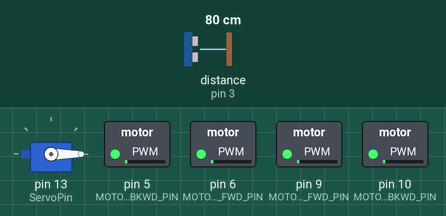
Recording of a sketch running on a simulated Arduino Leonardo, built with avr-gcc and run on an emulated ATmega32U4. On the bench: servo, switched loads named in the sketch (green lamp = pin HIGH). Wiring (inferred from the names in the program): ultrasonic range finder: trigger pin 3; echo pin 3. The inputs (shaded band) are chosen by the test bench; at power-on: distance to the obstacle (sensor on pin 3) 80 cm. The echo pulse lasts 58.3 µs per cm.

Above: at 2.5 s.
2.6 s: distance to the obstacle (sensor on pin 3) set to 2 cm
At 3.3 s:
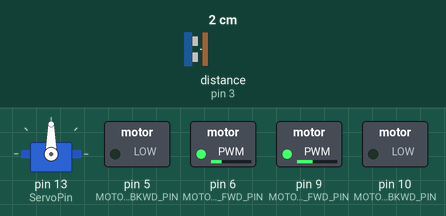
5.6 s: distance to the obstacle (sensor on pin 3) set to 35 cm
At 6.12 s:
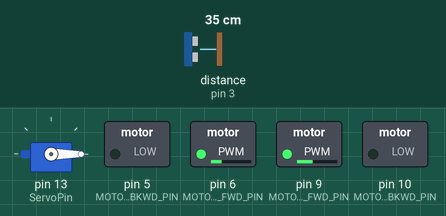
8.6 s: distance to the obstacle (sensor on pin 3) set to 4 cm
At 9.77 s:
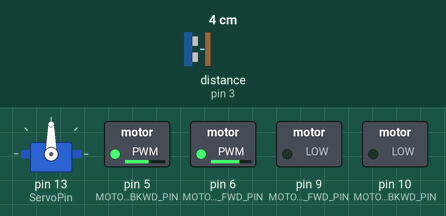
11.6 s: distance to the obstacle (sensor on pin 3) set to 18 cm
14.6 s: distance to the obstacle (sensor on pin 3) set to 9 cm
Timing chart, 0 to 18.6 s (numbered marks = the images above; inputs shaded):
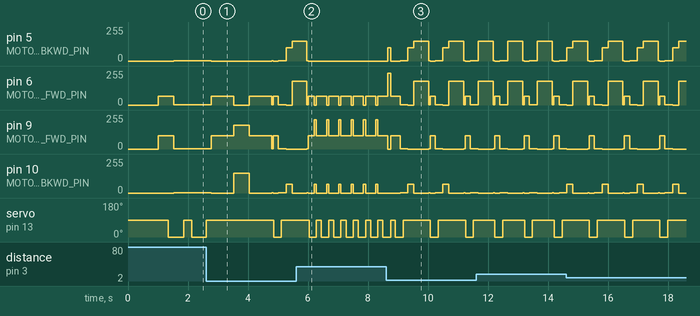

Measured:
- after the input at 5.6 s, pin 5 (MOTOR_LEFT_BKWD_PIN): goes on until 6.0 s, then stays 0/255; servo on pin 13 (ServoPin): alternates 90° for 0.17 s and 0° for 0.24 s, starting after 0.85 s
- after the input at 8.6 s, pin 5 (MOTOR_LEFT_BKWD_PIN): 0/255 → 98/255 after 0.06 s, → 0/255 0.10 s later, → 1/255 0.32 s later, → 98/255 0.26 s later, … (13 changes in this stretch)
- by itself, pin 6 (MOTOR_RIGHT_FWD_PIN): repeats every 1.2 s: 180/255 0.50 s, 1/255 0.05 s, 67/255 0.17 s, 1/255 0.26 s, 0/255 0.20 s
- by itself, pin 9 (MOTOR_LEFT_FWD_PIN): repeats every 1.2 s: 1/255 0.05 s, 98/255 0.17 s, 1/255 0.26 s, 0/255 0.70 s
- by itself, pin 10 (MOTOR_RIGHT_BKWD_PIN): repeats every 1.2 s: 0/255 0.50 s, 1/255 0.05 s, 0/255 0.17 s, 1/255 0.26 s, 67/255 0.20 s

The sketch:

NITRObot_maze_solver_2.ino
```cpp
/*
      NITRO Clubs EU - Network of IcT Robo Clubs

 WEB site: https://www.nitroclubs.eu
 GitHub repositories: https://github.com/nitroclubs?tab=repositories

          NITRObot Maze solver Version 2.0
*/

///////////////////       IMPORTANT!    /////////////////////////////////////////////
/// In order to prolong the Life of the 18650 Battery:
/// DO NOT DISCHAREGE NITRObot's BATTERIES LOWER THAN 3.2V, WHICH IS 6.4V MESURED BY THE NITRObot's VOLTMETER (2x3.2V)
/// NEVER!!! NEVER DISCHARGE A BATTERY BELOW 2.8V, WHICH IS 5.6V (2x2.8v) MEASURED BY THE NITRObot's VOLTMETER
///////////////////       IMPORTANT!    /////////////////////////////////////////////


// N O T E :
// The rangefinders work well to show the distance to objects from around
// 1 inch (2 cm) to around 9 feet away (3 meters), but they have trouble when
// they aren't approximately at a right angle to the object they are detecting.
// If the angle is too great (over about 15 degrees) not enough of the sound
// bounces back for it to get a reliable range.


// Robot parameters:
// NITRObot length is 25.0 cm.
// NITRObot width is  16.7 cm.

// Maze parameters:
// In order for the robot to be able to safely make an U turn,
// we will choose the maze width to be 3 times the robot width,
// which is equal to 50.1, we will approximate this value to 50 cm.

//====== INCLUDE ======
#include <Arduino.h>

#include <Servo.h> // Servo library

//====== DEFINE ======
#define MOTOR_LEFT_FWD_PIN 9    // PWMB
#define MOTOR_LEFT_BKWD_PIN 5   // DIRB  ---  Left
#define MOTOR_RIGHT_FWD_PIN 6   // PWMA
#define MOTOR_RIGHT_BKWD_PIN 10 // DIRA  ---  Right

//====== CONSTANTS ======
const int UltrasonicPin = 3;
const int ServoPin = 13;
const int LeftAvoidancePin = 12;
const int RightAvoidancePin = A5;
const int LeftLightPin = A3;
const int RightLightPin = A4;

// Servo parameters
const int FrontServoAngle = 90;
const int SideServoAngle = 0;         // to the right for Right hand wall folowing
const int servoTiming90degrees = 225; // It takes 150 ms for SG90 Micro servo to rotate 60 degrees, sot it will take 225 ms for 90 degree rotation.

//*****************************************************************

////////////////////////////////////////////////////////////////////
// SETINGS FOR NITRObot number one (values aquired by using the NITRObot Bluetooth callibration utility)
// Uncomment the settings for the NITRObot in use!
// Do not forget to comment the settings for the other NITRObot!
//////////////////////////////////////

// const int LeftSpeed = 100;  //да се подбере оптималната скорост на левия двигател
// const int RightSpeed = 100; //да се подбере оптималната скорост на десния двигател

// const int rightTimedTurnSpeedLeft = 150;  // Left side speed at which the 90 degree turn to be executed
// const int rightTimedTurnSpeedRight = 159; // Right side speed at which the 90 degree turn to be executed
// const int right90turnTiming = 505;     // Delay in ms for complete 90 degree turn to be executed at the given speed above
// const int right25turnTiming = 163;     //??? Delay in ms for complete 25 degree turn to be executed at the given speed above

// const int leftTimedTurnSpeedLeft = 150;  //?? Left side speed at which the 90 degree turn to be executed
// const int leftTimedTurnSpeedRight = 159; //?? Right side speed at which the 90 degree turn to be executed
// const int left90turnTiming = 550;     //?? Delay in ms for complete 90 degree turn to be executed at the given speed above
// const int left80turnTiming = 235;     // 230??250 Delay in ms for complete 80 degree turn to be executed at the given speed above

// const int forward20cmTiming = 700; //650;  // ????
// const int forward30cmTiming = 1100; //1000; // 900????

// const float FrontDistanceTreshold = 15;

// const int leadingWheelShallowTurnSpeed = 180;
// const int slightTurnSpeedCorrection = 200;
// const int sharpTurnSpeedCorrection = 220;
// const int leadingWheelAgresiveTurnSpeed = 255;

//////////// END SETTINGS FOR NITRObot number one //////////////////
////////////////////////////////////////////////////////////////////

//*****************************************************************

/////////////////////////////////////////////////////////////////////
// SETINGS FOR NITRObot number two (values aquired by using the NITRObot Bluetooth callibration utility)
// Uncomment the settings for the NITRObot in use!
// Do not forget to comment the settings for the other NITRObot!
//////////////////////////////////////

const int LeftSpeed = 67 + 31;
const int RightSpeed = 67;

const int rightTimedTurnSpeedLeft = 180;  // Left side speed at which the 90 degree turn to be executed
const int rightTimedTurnSpeedRight = 150; // Right side speed at which the 90 degree turn to be executed
const int right90turnTiming = 532;        // Delay in ms for complete 90 degree turn to be executed at the given speed above

const int leftTimedTurnSpeedLeft = 150;   // Left side speed at which the 90 degree turn to be executed
const int leftTimedTurnSpeedRight = 180;  // Right side speed at which the 90 degree turn to be executed
const int left90turnTiming = 496;         // Delay in ms for complete 90 degree turn to be executed at the given speed above

const int forward20cmTiming = 750;
const int forward30cmTiming = 900;

const float FrontDistanceTreshold = 30.0;
const float sideCorridorMinDistance = 43.0;

const int slightTurnSpeedCorrection = 120;
const int sharpTurnSpeedCorrection = 170;
int robotPosition;
float frontDistance, sideDistance, prevSideDistance;

bool caseUndefined = false;
bool evenPass = false;
int currentServoAngle = 90;

//////////// END SETTINGS FOR NITRObot number two //////////////////
////////////////////////////////////////////////////////////////////


//====== VARIABLES ======
int speedLeft = LeftSpeed;
int speedRight = RightSpeed;

//====== Instantiate (create) an instance of the Servo object (class), named servo
Servo servo;

//====== FORWARD FUNCTION DECLARATIONS ======
void moveForward();
void moveBackward();
void turnLeft();
void turnRight();
void turn90degreesLeft();
void turn90degreesRight();
void stopMoving();
float getDistance(int servoAngle); // Read the Ultasonic Sensor pointing at the given servo angle

//-----------------------------------------------

void setup()
{
  pinMode(ServoPin, OUTPUT);
  pinMode(MOTOR_LEFT_FWD_PIN, OUTPUT);
  pinMode(MOTOR_LEFT_BKWD_PIN, OUTPUT);
  pinMode(MOTOR_RIGHT_FWD_PIN, OUTPUT);
  pinMode(MOTOR_RIGHT_BKWD_PIN, OUTPUT);
  pinMode(UltrasonicPin, OUTPUT);
  pinMode(LeftAvoidancePin, INPUT);
  pinMode(RightAvoidancePin, INPUT);
  pinMode(LeftLightPin, INPUT);
  pinMode(RightLightPin, INPUT);

  servo.attach(ServoPin);
  servo.write(90); // Move the servo to center position

  Serial1.begin(9600);
  delay(1000); // Delay the start of NITRObot's movement

  moveForward(); // Initial start of the movement
  delay(300);
}

//---------------------------------------------------------

void loop()
{
  caseUndefined = false;

  // Reading secuence in order to avoid unnessesary servo movement
  if (!evenPass)
  {
    frontDistance = getDistance(FrontServoAngle);
    sideDistance = getDistance(SideServoAngle);
  }
  else
  {
    sideDistance = getDistance(SideServoAngle);
    frontDistance = getDistance(FrontServoAngle);
  }

  //// exclude ultrasound false readings removal
  if (sideDistance >= sideCorridorMinDistance && sideDistance > prevSideDistance)
  {
    stopMoving();
    float sideTempDistance;
    sideTempDistance = getDistance(SideServoAngle);
    delay(250);
    sideDistance = (sideTempDistance + getDistance(SideServoAngle)) / 2;
    prevSideDistance = sideDistance;
    frontDistance = getDistance(FrontServoAngle);
    frontDistance = getDistance(FrontServoAngle);
    if (evenPass)
    {
      sideTempDistance = getDistance(SideServoAngle); // Move the servo to the current reading sequence position
    }
    moveForward();
  }

  if (frontDistance <= FrontDistanceTreshold) //  Close to the wall in front of the robot
  {
    robotPosition = 1;
  }
  else if (sideDistance >= sideCorridorMinDistance) // The wall on the right is far away - turn to the wall
  {
    robotPosition = 2;
  }
  // Shallow right
  else if (sideDistance < 35.0 && sideDistance >= 29.0) //    |_________|__ROBOT__|_________|_________|_________|     The robot is to the left from the centerline treshold
  {                                                     //    50cm      35cm      29cm      21cm      15cm      0cm
    robotPosition = 3;
  }
  // Shallow left
  else if (sideDistance > 15.0 && sideDistance <= 21.0) //    |_________|_________|_________|__ROBOT__|_________|     The robot is to the right from the centerline treshold
  {                                                     //    50cm      35cm      29cm      21cm      15cm      0cm
    robotPosition = 4;
  }
  // Agresive left
  else if (sideDistance <= 15.0) //    |_________|_________|_________|_________|__ROBOT__|     The robot is on the far right of the corridor
  {                              //    50cm      35cm      29cm      21cm      15cm      0cm
    robotPosition = 5;
  }
  // Aggesive right
  else if (sideDistance >= 35.0) //    |__ROBOT__|_________|_________|_________|_________|     The robot is on the far left of the corridor
  {                              //    50cm      35cm      29cm      21cm      15cm      0cm
    robotPosition = 6;
  }
  else if (sideDistance >= 21.0 && sideDistance < 29.0) //    |_________|_________|__ROBOT__|_________|_________|     The robot is inside the center line threshold
  {                                                     //    50cm      35cm      29cm      21cm      15cm      0cm
    robotPosition = 7;
  }

  switch (robotPosition)
  {
  case 1: // Turn 90 degrees left // Close to the wall in front of the robot
    stopMoving();
    delay(50);
    // turn on the spot!!!
    turn90degreesLeft();
    break;
  case 2: // Turn 90 degrees right // The wall on the right is far away >= 50 cm. - turn to the wall
    turn90degreesRight();
    break;
  case 3: // Turn slight right
    speedLeft = speedLeft + slightTurnSpeedCorrection;
    if (speedLeft > 255)
    {
      speedLeft = 255;
    }

    turnRight();
    delay(70);
    break;
  case 4: // Turn slight left
    speedRight = speedRight + slightTurnSpeedCorrection;
    if (speedRight > 255)
    {
      speedRight = 255;
    }

    turnLeft();
    delay(70);
    break;
  case 5: // Turn  more agressive to the left
    speedRight = speedRight + sharpTurnSpeedCorrection;
    if (speedRight > 255)
    {
      speedRight = 255;
    }

    turnLeft();
    delay(100);
    break;
  case 6: // Turn  more agressive to the right
    speedLeft = speedLeft + sharpTurnSpeedCorrection;
    if (speedLeft > 255)
    {
      speedLeft = 255;
    }

    turnRight();
    delay(100);
    break;
  case 7: // Continue moving forward
          // Nothing to do here, continue with the execution of the loop
    break;
  default:
    break;
  }

  speedRight = RightSpeed;
  speedLeft = LeftSpeed;
  moveForward();
}

//============== FUNCTION DEFINITIONS ==============

void moveForward() // Move forward
{
  analogWrite(MOTOR_LEFT_FWD_PIN, abs(speedLeft));
  analogWrite(MOTOR_LEFT_BKWD_PIN, LOW);
  analogWrite(MOTOR_RIGHT_FWD_PIN, abs(speedRight));
  analogWrite(MOTOR_RIGHT_BKWD_PIN, LOW);
}

void moveBackward() // Move backward
{
  analogWrite(MOTOR_LEFT_FWD_PIN, LOW);
  analogWrite(MOTOR_LEFT_BKWD_PIN, abs(speedLeft));
  analogWrite(MOTOR_RIGHT_FWD_PIN, LOW);
  analogWrite(MOTOR_RIGHT_BKWD_PIN, abs(speedRight));
}

void turnLeft() // Turn Left
{
  analogWrite(MOTOR_LEFT_FWD_PIN, LOW);
  analogWrite(MOTOR_LEFT_BKWD_PIN, speedLeft);
  analogWrite(MOTOR_RIGHT_FWD_PIN, speedRight);
  analogWrite(MOTOR_RIGHT_BKWD_PIN, LOW);
}

void turnRight() // Turn Right
{
  analogWrite(MOTOR_LEFT_FWD_PIN, speedLeft);
  analogWrite(MOTOR_LEFT_BKWD_PIN, LOW);
  analogWrite(MOTOR_RIGHT_FWD_PIN, LOW);
  analogWrite(MOTOR_RIGHT_BKWD_PIN, speedRight);
}

void stopMoving() // Stop movement
{
  analogWrite(MOTOR_LEFT_FWD_PIN, HIGH);
  analogWrite(MOTOR_LEFT_BKWD_PIN, HIGH);
  analogWrite(MOTOR_RIGHT_FWD_PIN, HIGH);
  analogWrite(MOTOR_RIGHT_BKWD_PIN, HIGH);
}

float getDistance(int servoAngle) // Read the Ultasonic Sensor pointing at the given servo angle
{
  float distance = 0;
  if (servoAngle != currentServoAngle)
  {
    servo.write(servoAngle);
    delay(150);
  }

  for (size_t i = 0; i < 7; i++)
  {
    pinMode(UltrasonicPin, OUTPUT);
    digitalWrite(UltrasonicPin, LOW);
    delayMicroseconds(2);
    digitalWrite(UltrasonicPin, HIGH);
    delayMicroseconds(10);
    digitalWrite(UltrasonicPin, LOW);
    pinMode(UltrasonicPin, INPUT);
    distance = distance + pulseIn(UltrasonicPin, HIGH) / 58.00;
  }
  currentServoAngle = servoAngle;
  return distance / 7;
}

void turn90degreesRight()
{
  stopMoving(); //с
  delay(50);
  float frontTempDistance, sideTempDistance;
  sideTempDistance = getDistance(SideServoAngle);
  delay(250);
  sideTempDistance = (sideTempDistance + getDistance(SideServoAngle)) / 2;

  frontTempDistance = getDistance(FrontServoAngle);
  frontTempDistance = getDistance(FrontServoAngle);

  if (sideTempDistance >= sideCorridorMinDistance)
  {
    speedRight = RightSpeed;
    speedLeft = LeftSpeed;
    moveForward();
    delay(750); // Move some more distance to the front
    stopMoving();
    speedLeft = rightTimedTurnSpeedLeft;
    speedRight = rightTimedTurnSpeedRight;
    turnRight();
    delay(right90turnTiming); // Right 90 degree turn timing
    speedRight = RightSpeed;  // Enter the corridor
    speedLeft = LeftSpeed;
    if (evenPass)
    {
      sideTempDistance = getDistance(SideServoAngle); // Move the servo to the current reading sequence position
    }
    moveForward();
    delay(750);
    stopMoving();
    delay(50);
  }
  else
  {
    // RIGHT turn SKIPPED!
  }
}

void turn90degreesLeft()
{

  Serial1.println("Left 90 turn");

  stopMoving(); //
  delay(50);
  float frontTempDistance;
  frontTempDistance = getDistance(FrontServoAngle);
  if (frontTempDistance <= 15)
  {
    speedRight = RightSpeed;
    speedLeft = LeftSpeed;
    moveBackward();
    delay(200); // Back up a bit!
    stopMoving();
  }
  speedLeft = leftTimedTurnSpeedLeft;
  speedRight = leftTimedTurnSpeedRight;
  turnLeft();
  delay(left90turnTiming);
  stopMoving();
  delay(50);
}
```
